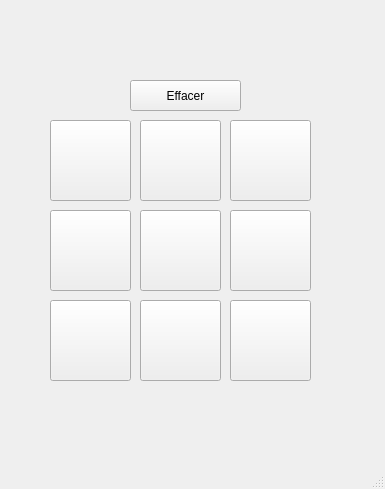
<?xml version="1.0" encoding="UTF-8"?>
<ui version="4.0">
 <class>MainWindow</class>
 <widget class="QMainWindow" name="MainWindow">
  <property name="geometry">
   <rect>
    <x>0</x>
    <y>0</y>
    <width>385</width>
    <height>489</height>
   </rect>
  </property>
  <property name="windowTitle">
   <string>MainWindow</string>
  </property>
  <widget class="QWidget" name="centralwidget">
   <widget class="QPushButton" name="B_L1C1">
    <property name="geometry">
     <rect>
      <x>50</x>
      <y>120</y>
      <width>81</width>
      <height>81</height>
     </rect>
    </property>
    <property name="minimumSize">
     <size>
      <width>81</width>
      <height>81</height>
     </size>
    </property>
    <property name="text">
     <string/>
    </property>
    <property name="iconSize">
     <size>
      <width>16</width>
      <height>16</height>
     </size>
    </property>
   </widget>
   <widget class="QPushButton" name="B_effacer">
    <property name="geometry">
     <rect>
      <x>130</x>
      <y>80</y>
      <width>111</width>
      <height>31</height>
     </rect>
    </property>
    <property name="text">
     <string>Effacer</string>
    </property>
   </widget>
   <widget class="QPushButton" name="B_L1C2">
    <property name="geometry">
     <rect>
      <x>140</x>
      <y>120</y>
      <width>81</width>
      <height>81</height>
     </rect>
    </property>
    <property name="minimumSize">
     <size>
      <width>81</width>
      <height>81</height>
     </size>
    </property>
    <property name="text">
     <string/>
    </property>
   </widget>
   <widget class="QPushButton" name="B_L1C3">
    <property name="geometry">
     <rect>
      <x>230</x>
      <y>120</y>
      <width>81</width>
      <height>81</height>
     </rect>
    </property>
    <property name="minimumSize">
     <size>
      <width>81</width>
      <height>81</height>
     </size>
    </property>
    <property name="text">
     <string/>
    </property>
   </widget>
   <widget class="QPushButton" name="B_L2C1">
    <property name="geometry">
     <rect>
      <x>50</x>
      <y>210</y>
      <width>81</width>
      <height>81</height>
     </rect>
    </property>
    <property name="minimumSize">
     <size>
      <width>81</width>
      <height>81</height>
     </size>
    </property>
    <property name="text">
     <string/>
    </property>
   </widget>
   <widget class="QPushButton" name="B_L2C2">
    <property name="geometry">
     <rect>
      <x>140</x>
      <y>210</y>
      <width>81</width>
      <height>81</height>
     </rect>
    </property>
    <property name="minimumSize">
     <size>
      <width>81</width>
      <height>81</height>
     </size>
    </property>
    <property name="text">
     <string/>
    </property>
   </widget>
   <widget class="QPushButton" name="B_L2C3">
    <property name="geometry">
     <rect>
      <x>230</x>
      <y>210</y>
      <width>81</width>
      <height>81</height>
     </rect>
    </property>
    <property name="minimumSize">
     <size>
      <width>81</width>
      <height>81</height>
     </size>
    </property>
    <property name="text">
     <string/>
    </property>
   </widget>
   <widget class="QPushButton" name="B_L3C1">
    <property name="geometry">
     <rect>
      <x>50</x>
      <y>300</y>
      <width>81</width>
      <height>81</height>
     </rect>
    </property>
    <property name="minimumSize">
     <size>
      <width>81</width>
      <height>81</height>
     </size>
    </property>
    <property name="text">
     <string/>
    </property>
   </widget>
   <widget class="QPushButton" name="B_L3C2">
    <property name="geometry">
     <rect>
      <x>140</x>
      <y>300</y>
      <width>81</width>
      <height>81</height>
     </rect>
    </property>
    <property name="minimumSize">
     <size>
      <width>81</width>
      <height>81</height>
     </size>
    </property>
    <property name="text">
     <string/>
    </property>
   </widget>
   <widget class="QPushButton" name="B_L3C3">
    <property name="geometry">
     <rect>
      <x>230</x>
      <y>300</y>
      <width>81</width>
      <height>81</height>
     </rect>
    </property>
    <property name="minimumSize">
     <size>
      <width>81</width>
      <height>81</height>
     </size>
    </property>
    <property name="text">
     <string/>
    </property>
   </widget>
  </widget>
  <widget class="QMenuBar" name="menubar">
   <property name="geometry">
    <rect>
     <x>0</x>
     <y>0</y>
     <width>385</width>
     <height>21</height>
    </rect>
   </property>
  </widget>
  <widget class="QStatusBar" name="statusbar"/>
 </widget>
 <resources/>
 <connections/>
</ui>
